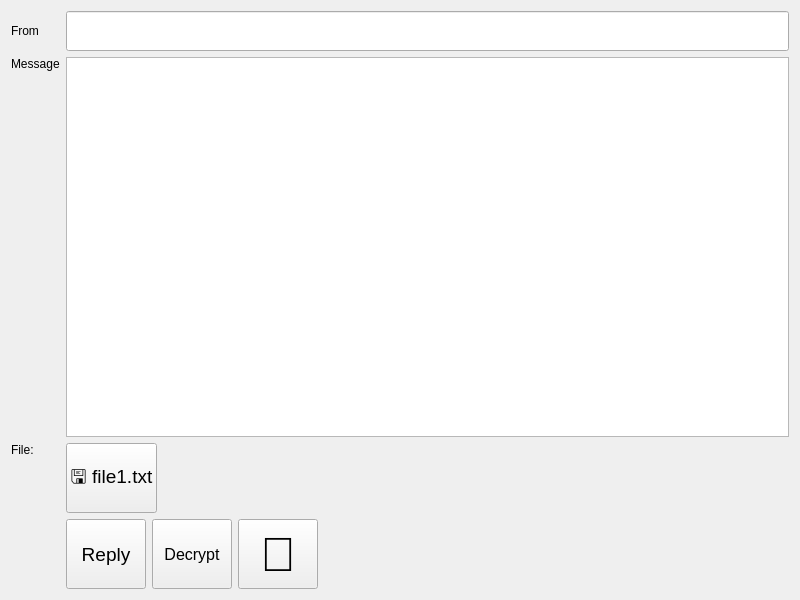
<?xml version="1.0" encoding="UTF-8"?>
<ui version="4.0">
 <class>read_letter</class>
 <widget class="QWidget" name="read_letter">
  <property name="geometry">
   <rect>
    <x>0</x>
    <y>0</y>
    <width>800</width>
    <height>600</height>
   </rect>
  </property>
  <property name="minimumSize">
   <size>
    <width>800</width>
    <height>600</height>
   </size>
  </property>
  <property name="windowTitle">
   <string>Form</string>
  </property>
  <layout class="QGridLayout" name="gridLayout" rowstretch="0,1,0,0">
   <item row="0" column="0">
    <widget class="QLabel" name="label">
     <property name="text">
      <string>From</string>
     </property>
    </widget>
   </item>
   <item row="0" column="1">
    <widget class="QLineEdit" name="from_lineEdit">
     <property name="minimumSize">
      <size>
       <width>0</width>
       <height>40</height>
      </size>
     </property>
     <property name="readOnly">
      <bool>true</bool>
     </property>
    </widget>
   </item>
   <item row="1" column="0">
    <layout class="QVBoxLayout" name="verticalLayout">
     <item>
      <widget class="QLabel" name="label_2">
       <property name="text">
        <string>Message</string>
       </property>
      </widget>
     </item>
     <item>
      <spacer name="verticalSpacer">
       <property name="orientation">
        <enum>Qt::Vertical</enum>
       </property>
       <property name="sizeHint" stdset="0">
        <size>
         <width>20</width>
         <height>40</height>
        </size>
       </property>
      </spacer>
     </item>
    </layout>
   </item>
   <item row="1" column="1">
    <widget class="QTextEdit" name="message_textEdit">
     <property name="readOnly">
      <bool>true</bool>
     </property>
    </widget>
   </item>
   <item row="2" column="0">
    <layout class="QVBoxLayout" name="verticalLayout_2">
     <item>
      <widget class="QLabel" name="label_3">
       <property name="text">
        <string>File:</string>
       </property>
      </widget>
     </item>
     <item>
      <spacer name="verticalSpacer_3">
       <property name="orientation">
        <enum>Qt::Vertical</enum>
       </property>
       <property name="sizeHint" stdset="0">
        <size>
         <width>20</width>
         <height>40</height>
        </size>
       </property>
      </spacer>
     </item>
    </layout>
   </item>
   <item row="2" column="1">
    <layout class="QHBoxLayout" name="horizontalLayout">
     <item>
      <widget class="QPushButton" name="file_Button">
       <property name="minimumSize">
        <size>
         <width>0</width>
         <height>70</height>
        </size>
       </property>
       <property name="font">
        <font>
         <pointsize>14</pointsize>
        </font>
       </property>
       <property name="text">
        <string>🖫 file1.txt</string>
       </property>
      </widget>
     </item>
     <item>
      <spacer name="horizontalSpacer_2">
       <property name="orientation">
        <enum>Qt::Horizontal</enum>
       </property>
       <property name="sizeHint" stdset="0">
        <size>
         <width>40</width>
         <height>20</height>
        </size>
       </property>
      </spacer>
     </item>
    </layout>
   </item>
   <item row="3" column="0">
    <spacer name="verticalSpacer_2">
     <property name="orientation">
      <enum>Qt::Vertical</enum>
     </property>
     <property name="sizeHint" stdset="0">
      <size>
       <width>20</width>
       <height>69</height>
      </size>
     </property>
    </spacer>
   </item>
   <item row="3" column="1">
    <layout class="QHBoxLayout" name="horizontalLayout_2">
     <item>
      <widget class="QPushButton" name="reply_Button">
       <property name="minimumSize">
        <size>
         <width>70</width>
         <height>70</height>
        </size>
       </property>
       <property name="font">
        <font>
         <pointsize>14</pointsize>
        </font>
       </property>
       <property name="text">
        <string>Reply</string>
       </property>
      </widget>
     </item>
     <item>
      <widget class="QPushButton" name="decrypt_Button">
       <property name="minimumSize">
        <size>
         <width>70</width>
         <height>70</height>
        </size>
       </property>
       <property name="font">
        <font>
         <pointsize>12</pointsize>
        </font>
       </property>
       <property name="text">
        <string>Decrypt</string>
       </property>
      </widget>
     </item>
     <item>
      <widget class="QPushButton" name="delete_Button">
       <property name="minimumSize">
        <size>
         <width>70</width>
         <height>70</height>
        </size>
       </property>
       <property name="font">
        <font>
         <pointsize>36</pointsize>
        </font>
       </property>
       <property name="text">
        <string>🚮</string>
       </property>
      </widget>
     </item>
     <item>
      <spacer name="horizontalSpacer">
       <property name="orientation">
        <enum>Qt::Horizontal</enum>
       </property>
       <property name="sizeHint" stdset="0">
        <size>
         <width>40</width>
         <height>20</height>
        </size>
       </property>
      </spacer>
     </item>
    </layout>
   </item>
  </layout>
 </widget>
 <resources/>
 <connections/>
</ui>
